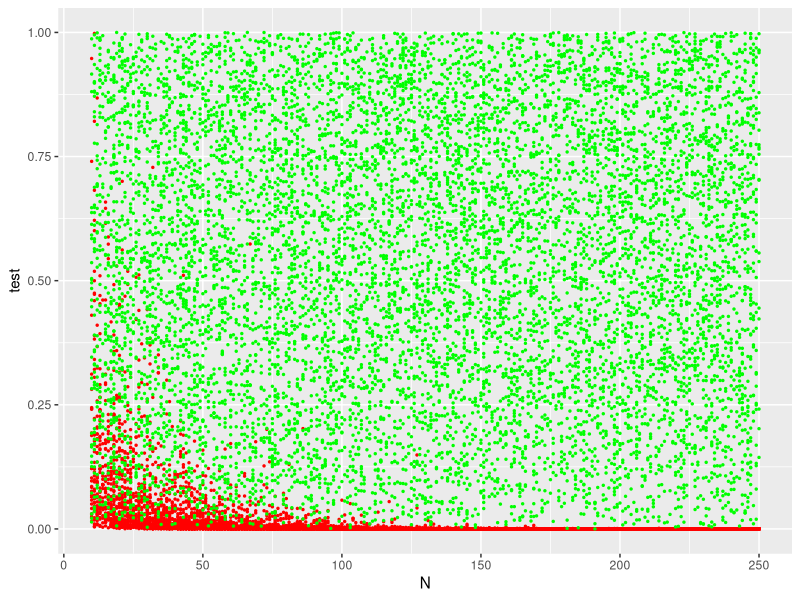

Recreate this plot in R.
library("lmtest")
library("ggplot2")

#N <- 2000

test.N <- function(N)
{

    # Create heteroskedistic sample
    a1 <- data.frame( x=runif(N/2, min= 0, max= 50), y=rnorm(N/2, mean=0.0, sd=1.0))
    a2 <- data.frame( x=runif(N/2, min=50, max=100), y=rnorm(N/2, mean=2.0, sd=5.0))
    sample.pos <- rbind(a1, a2)
    lm.pos <- lm(data=sample.pos, y~x)

    # Create homoskedistic sample
    b1 <- data.frame( x=runif(N/2, min= 0, max= 50), y=rnorm(N/2, mean=0.0, sd=1.0))
    b2 <- data.frame( x=runif(N/2, min=50, max=100), y=rnorm(N/2, mean=2.0, sd=1.0))
    sample.neg <- rbind(b1, b2)
    lm.neg <- lm(data=sample.neg, y~x)

    bptest.pos <- bptest( lm.pos )
    bptest.neg <- bptest( lm.neg )

    return( c(test=bptest.pos$p.value, control=bptest.neg$p.value))
}

test.data <- data.frame(N=integer(), test=double(), control=double())

for( i in 1:10000 )
{
    N <- round( runif(1, min=10, max=250) )
    
    r <- test.N(N)

    test.data <- rbind( test.data, data.frame( N=c(N), test=c(r[1]), control=c(r[2]) ) )
}

    
#print(test.data)
p <- ggplot( test.data, aes(x=N) ) +
    geom_point( aes(y=test), color="red", size=0.5 ) +
    geom_point( aes(y=control), color="green", size=0.5 )
print(p)

dev.off()
quit()

